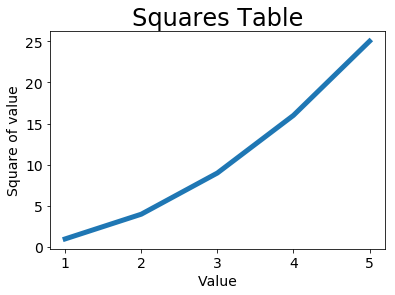

Generate this figure with Python:
# -*- coding: utf-8 -*-
"""
Created on Tue Aug  7 18:03:14 2018

@author: Editi
"""

import matplotlib.pyplot as plt

input_values = [1,2,3,4,5]
squares = [1,4,9,16,25]
#plt.plot(input_values,squares,linewidth=5)

#设置标题，并给坐标轴加标签
plt.title("Squares Table", fontsize=24)
plt.xlabel("Value",fontsize=14)
plt.ylabel("Square of value",fontsize=14)

#设置刻度标记大小
plt.tick_params(axis='both',labelsize=14)
plt.plot(input_values,squares,linewidth=5)
plt.show()
